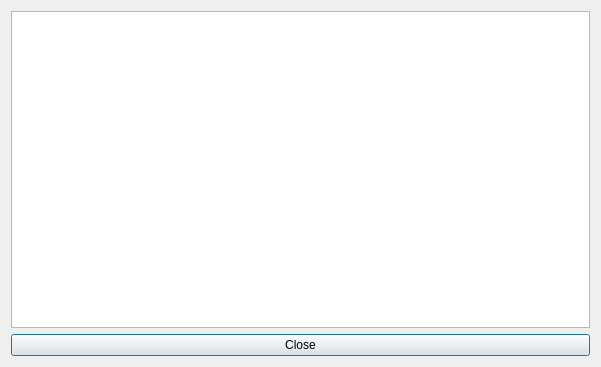
<?xml version="1.0" encoding="UTF-8"?>
<ui version="4.0">
 <class>XMLOutPutDialog</class>
 <widget class="QDialog" name="XMLOutPutDialog">
  <property name="windowModality">
   <enum>Qt::ApplicationModal</enum>
  </property>
  <property name="geometry">
   <rect>
    <x>0</x>
    <y>0</y>
    <width>601</width>
    <height>367</height>
   </rect>
  </property>
  <property name="sizePolicy">
   <sizepolicy hsizetype="Expanding" vsizetype="Expanding">
    <horstretch>0</horstretch>
    <verstretch>0</verstretch>
   </sizepolicy>
  </property>
  <property name="font">
   <font>
    <stylestrategy>PreferAntialias</stylestrategy>
   </font>
  </property>
  <property name="windowTitle">
   <string>XML Output</string>
  </property>
  <layout class="QGridLayout" name="gridLayout_2">
   <item row="0" column="0">
    <widget class="QTextBrowser" name="textBrowser">
     <property name="font">
      <font>
       <family>Monaco</family>
       <pointsize>12</pointsize>
      </font>
     </property>
    </widget>
   </item>
   <item row="1" column="0">
    <widget class="QPushButton" name="pushCloseButton">
     <property name="text">
      <string>Close</string>
     </property>
    </widget>
   </item>
  </layout>
 </widget>
 <resources/>
 <connections/>
</ui>
